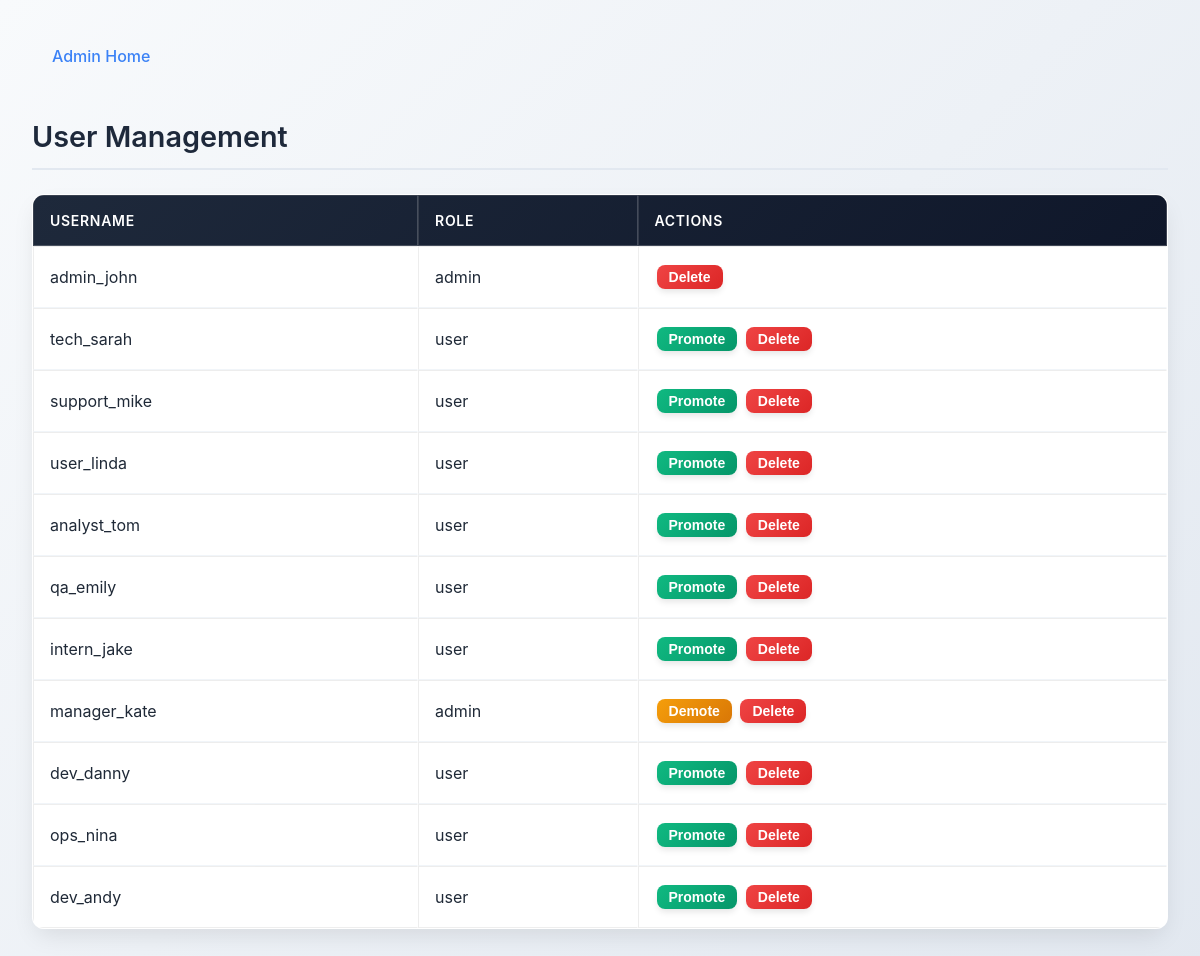
Page /admin/manage-users (signed in) on the earlier database version.
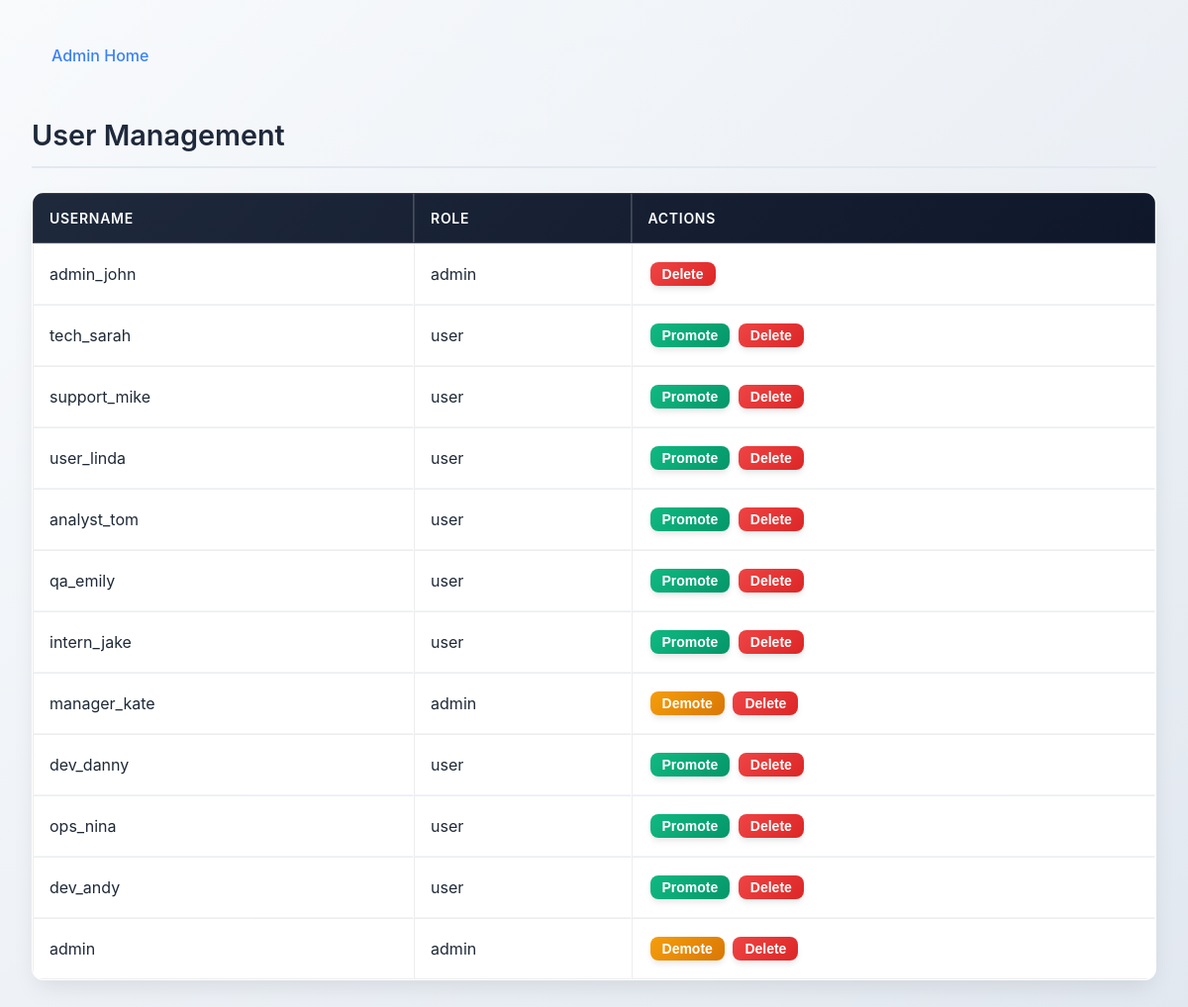
Same page on the later database version.
### app/models.py (models this page shows, shortened)
class User(UserMixin, db.Model):
    __tablename__ = 'user'
    id = db.Column(db.Integer, primary_key=True)
    username = db.Column(db.String(150), unique=True, nullable=False)
    password = db.Column(db.String(150), nullable=False)
    role = db.Column(db.String(20), nullable=False, default='user')
    tickets = db.relationship('Ticket', backref='creator', lazy=True, foreign_keys='Ticket.user_id')
    assigned_tickets = db.relationship('Ticket', backref='assignee', lazy=True, foreign_keys='Ticket.assignee_id')
    def is_admin(self):
        return self.role == 'admin'

### app/main/routes.py (the view)
@main.route('/admin/manage-users')
@login_required
def manage_users():
    if not current_user.is_admin():
        return redirect(url_for('main.user_home'))
    users = User.query.all()
    return render_template('manage_users.html', users=users)

### app/models.py (called while the page is built)
@login_manager.user_loader
def load_user(user_id):
    return User.query.get(int(user_id))

### app/templates/manage_users.html (shortened to what this page needs)
<head>
    <link rel="stylesheet" href="{{ url_for('static', filename='styles.css') }}">
</head>
<body>
<div class="container">
<a href="{{ url_for('main.admin_home') }}">Admin Home</a>
<h2>User Management</h2>
    <table border="1" cellpadding="5">
        <thead>
            <tr>
                <th>Username</th>
                <th>Role</th>
                <th>Actions</th>
            </tr>
        </thead>
        <tbody>
        {% for user in users %}
            <tr>
                <td>{{ user.username }}</td>
                <td>{{ user.role }}</td>
                <td>
                    {% if user.role != 'admin' %}
                        <form method="post" action="{{ url_for('main.promote_user', user_id=user.id) }}" style="display:inline;">
                            <button class="btn btn-sm btn-success">Promote</button>
                        </form>
                    {% elif current_user.id != user.id %}
                        <form method="post" action="{{ url_for('main.demote_user', user_id=user.id) }}" style="display:inline;">
                            <button class="btn btn-sm btn-warning">Demote</button>
                        </form>
                    {% endif %}
                    <form method="post" action="{{ url_for('main.delete_user', user_id=user.id) }}" style="display:inline;" onsubmit="return confirm('Are you sure you want to delete {{ user.username }}?');">
                        <button class="btn btn-sm btn-danger">Delete</button>
                    </form>
                </td>
            </tr>
        {% endfor %}
        </tbody>
    </table>
</div>
</body>

### app/static/styles.css (style rules this page uses)
* { margin: 0; padding: 0; box-sizing: border-box; }
body { font-family: 'Inter', 'Segoe UI', Tahoma, Geneva, Verdana, sans-serif; line-height: 1.6; color: #1f2937; background: linear-gradient(135deg, #f8fafc 0%, #e2e8f0 100%); min-height: 100vh; }
.container { max-width: 1200px; margin: 0 auto; padding: 2rem; }
h2 { font-size: 1.8rem; font-weight: 600; color: #1e293b; margin: 2rem 0 1.5rem 0; padding-bottom: 0.5rem; border-bottom: 2px solid #e2e8f0; }
a { color: #3b82f6; text-decoration: none; font-weight: 500; transition: all 0.3s ease; padding: 0.5rem 1rem; border-radius: 6px; display: inline-block; margin: 0.25rem; }
form { background: rgba(255, 255, 255, 0.95); backdrop-filter: blur(10px); border: 1px solid rgba(255, 255, 255, 0.2); border-radius: 12px; padding: 2rem; margin: 1rem 0; box-shadow: 0 10px 25px -5px rgba(0, 0, 0, 0.1); max-width: 500px; margin-left: auto; margin-right: auto; }
form[style*="display:inline"] { background: none; backdrop-filter: none; border: none; border-radius: 0; padding: 0; margin: 0; box-shadow: none; max-width: none; }
button, input[type="submit"] { background: linear-gradient(135deg, #3b82f6 0%, #1d4ed8 100%); color: white; border: none; padding: 0.75rem 1.5rem; border-radius: 8px; font-size: 1rem; font-weight: 600; cursor: pointer; transition: all 0.3s ease; box-shadow: 0 4px 6px -1px rgba(0, 0, 0, 0.1); margin: 0.25rem; }
.btn-success { background: linear-gradient(135deg, #10b981 0%, #059669 100%); }
.btn-warning { background: linear-gradient(135deg, #f59e0b 0%, #d97706 100%); }
.btn-danger { background: linear-gradient(135deg, #ef4444 0%, #dc2626 100%); }
.btn-sm { padding: 0.25rem 0.75rem; font-size: 0.875rem; margin: 0.125rem; }
table { width: 100%; background: rgba(255, 255, 255, 0.98); border: 1px solid rgba(255, 255, 255, 0.2); border-radius: 12px; overflow: hidden; box-shadow: 0 10px 25px -5px rgba(0, 0, 0, 0.1); margin: 1.5rem 0; border-collapse: separate; border-spacing: 0; }
thead { background: linear-gradient(135deg, #1e293b 0%, #0f172a 100%); }
thead th { color: white; padding: 1rem; font-weight: 600; text-align: left; font-size: 0.875rem; text-transform: uppercase; letter-spacing: 0.05em; }
tbody tr { transition: all 0.3s ease; border-bottom: 1px solid #f1f5f9; }
tbody tr:last-child { border-bottom: none; }
td { padding: 1rem; vertical-align: middle; }
table button { font-size: 0.875rem; padding: 0.5rem 1rem; margin: 0; }
.container > * { animation: fadeIn 0.6s ease-out; }

Differences in the rows shown:
added User: username "admin", role "admin"
